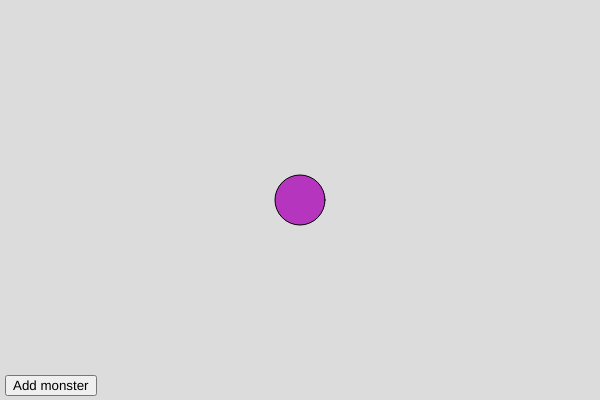
Frame 1 (no input)
Frame 60 (no input): identical to frame 1, image omitted
Frame 120 (the mouse pressed at the canvas centre since frame 60): identical to frame 1, image omitted

The p5.js sketch that drew this single still picture (run headless with seeded random() and noise() and a simulated clock; from frame 60 on, the mouse is pressed at the canvas centre):

// p5.js sketch
// ── sketch.js
//small triangles
class Monster {
  constructor(xloc, yloc, colr, sze) {
    this.x = xloc;
    this.y = yloc;
    this.c = colr;
    this.s = sze;
  }
  display() {
    fill(this.c);
    slimTriangle(this.x, this.y, this.s, this.c);
  }
  move(xdir, ydir) {
    if (dist(this.x, this.y, mouseX, mouseY) > this.s / 2) {
      this.x += 1 * xdir;
      this.y += 1 * ydir;
    }
  }
}

//small triangles
let ba = [];
let sz;
let numB;
let monster_button;
let monsterNum = 1;
let xoff, yoff, noiseX, noiseY,n,p;
//slider
let increment_slider;
let value=1;
//controlled shape
let myX, myY, speedB, rad, rColor, cColor;

function setup() {
  createCanvas(600, 400);
  //small triangles
  sz = 10;
  for (let i = 0; i < numB; i++) {
    ba.push(new Monster(width / 2, height / 2, randColor(), sz));
  }
  monster_button = createButton("Add monster");
  monster_button.position(5, 375);
  monster_button.mousePressed(addMonster);
  xoff = 100;
  yoff = 200;
  //slider
  increment_slider = createSlider(1, 10, 5, 0.5);
  value_text = createP('the increment is: ' + value/100);
  //controlled shape
  myX = width / 2;
  myY = height / 2;
  speedB = 5;
  rad = 50;
  rColor = 0;
  cColor = randColor();
  
}

function draw() {
  background(220);
  //small triangles
  n=random(1);
if (n<0.5) {
    p=-1;
  } else {
    p=1;
  }
  for (let i = 0; i < ba.length; i++) {
    noiseX = noise(xoff)*p;
    noiseY = noise(yoff)*p;
    //print(noiseX);
    ba[i].display();
    ba[i].move(noiseX, noiseY);
  }
  deleteItem(myX, myY);
  xoff += value;
  yoff += value;
  print(value);
  //slider
  value = increment_slider.value();
  value_text.html('the increment is: ' + value/100);
  //controlled shape
  if (keyIsPressed) {
    if (keyCode == RIGHT_ARROW) {
      myX = min(width - rad, (myX += speedB));
    } else if (keyCode == LEFT_ARROW) {
      myX = max(0 + rad, (myX -= speedB));
    } else if (keyCode == UP_ARROW) {
      myY = max(0 + rad, (myY -= speedB));
    } else if (keyCode == DOWN_ARROW) {
      myY = min(height - rad, (myY += speedB));
    }
  }
  fill(color(cColor));
  blob(myX, myY, rad);
  rColor = ba.length * 12;
}

//small triangles
function randColor() {
  return color(random(255), random(255), random(255));
}

function addMonster() {
  ba.push(new Monster(random(width / 16, width - width / 16),random(height / 16, height - height / 16),randColor(),sz));
}

function slimTriangle(locX, locY, locS, locC) {
  push();
  translate(locX, locY);
  noStroke();
  fill(locC);
  beginShape();
  vertex(0, -locS * 2);
  vertex(-locS / 2, locS);
  vertex(locS / 2, locS);
  endShape(CLOSE);
  pop();
}

//controlled shape
function blob(locX, locY, locS) {
  ellipse(locX, locY, locS);
}
//delete triangles
function deleteItem(cX, cY) {
  for (let i = ba.length - 1; i >= 0; i--) {
    if (dist(cX, cY, ba[i].x, ba[i].y) <= rad) {
      cColor = ba[i].c;
      ba.splice(i, 1);
    }
  }
}

function posNeg() {
  
}
